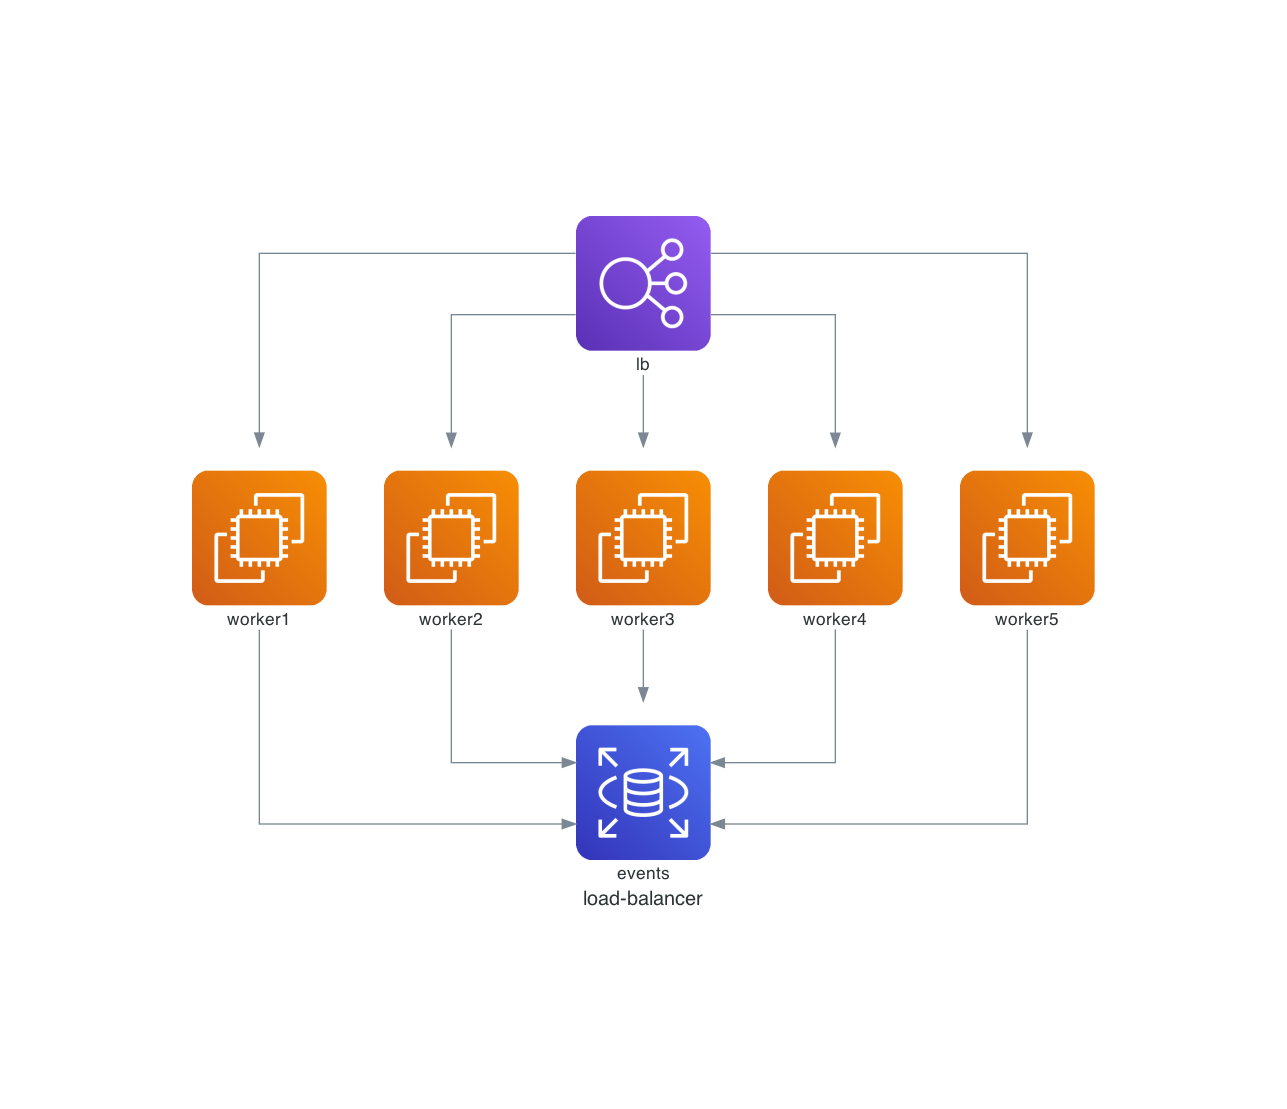

The Python source for this figure:
from diagrams import Diagram
from diagrams.aws.compute import EC2
from diagrams.aws.database import RDS
from diagrams.aws.network import ELB

with Diagram("load-balancer", show=False, direction="TB"):
    lb = ELB("lb")
    db = RDS("events")
    lb >> EC2("worker1") >> db
    lb >> EC2("worker2") >> db
    lb >> EC2("worker3") >> db
    lb >> EC2("worker4") >> db
    lb >> EC2("worker5") >> db
